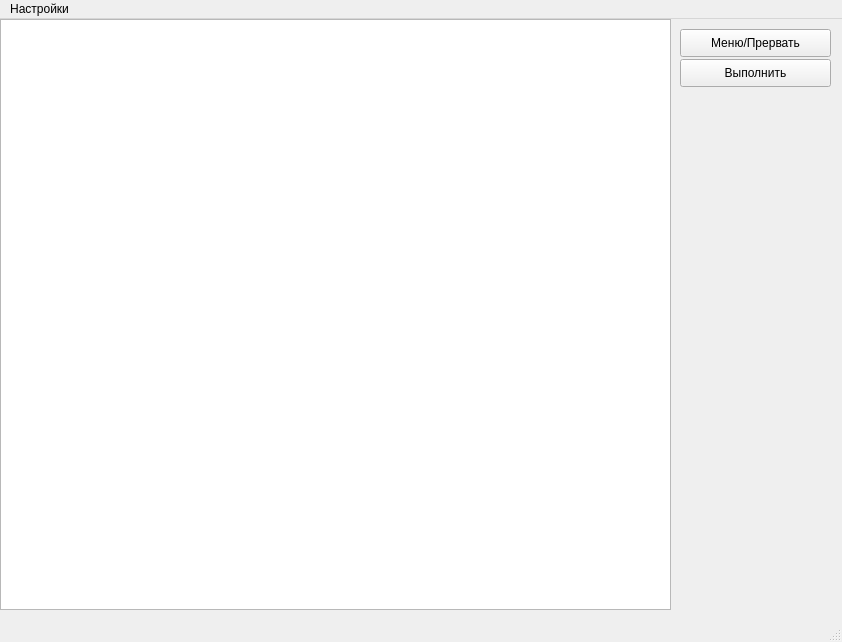
<?xml version="1.0" encoding="UTF-8"?>
<ui version="4.0">
 <class>CMainForm</class>
 <widget class="QMainWindow" name="CMainForm">
  <property name="geometry">
   <rect>
    <x>0</x>
    <y>0</y>
    <width>842</width>
    <height>642</height>
   </rect>
  </property>
  <property name="windowTitle">
   <string>V10Win</string>
  </property>
  <widget class="QWidget" name="centralwidget">
   <widget class="QTextEdit" name="textEdit">
    <property name="geometry">
     <rect>
      <x>0</x>
      <y>0</y>
      <width>671</width>
      <height>591</height>
     </rect>
    </property>
   </widget>
   <widget class="QPushButton" name="pushButton">
    <property name="geometry">
     <rect>
      <x>680</x>
      <y>10</y>
      <width>151</width>
      <height>28</height>
     </rect>
    </property>
    <property name="text">
     <string>Меню/Прервать</string>
    </property>
   </widget>
   <widget class="QWidget" name="gridLayoutWidget">
    <property name="geometry">
     <rect>
      <x>680</x>
      <y>80</y>
      <width>151</width>
      <height>511</height>
     </rect>
    </property>
    <layout class="QGridLayout" name="gridLayout"/>
   </widget>
   <widget class="QPushButton" name="pushButton_2">
    <property name="geometry">
     <rect>
      <x>680</x>
      <y>40</y>
      <width>151</width>
      <height>28</height>
     </rect>
    </property>
    <property name="text">
     <string>Выполнить</string>
    </property>
   </widget>
  </widget>
  <widget class="QMenuBar" name="menubar">
   <property name="geometry">
    <rect>
     <x>0</x>
     <y>0</y>
     <width>842</width>
     <height>28</height>
    </rect>
   </property>
   <widget class="QMenu" name="menu">
    <property name="title">
     <string>Настройки</string>
    </property>
    <addaction name="action"/>
   </widget>
   <addaction name="menu"/>
  </widget>
  <widget class="QStatusBar" name="statusbar"/>
  <action name="action">
   <property name="text">
    <string>Настройки COM порта</string>
   </property>
  </action>
 </widget>
 <resources/>
 <connections>
  <connection>
   <sender>action</sender>
   <signal>activated()</signal>
   <receiver>CMainForm</receiver>
   <slot>handleAction()</slot>
   <hints>
    <hint type="sourcelabel">
     <x>-1</x>
     <y>-1</y>
    </hint>
    <hint type="destinationlabel">
     <x>420</x>
     <y>320</y>
    </hint>
   </hints>
  </connection>
  <connection>
   <sender>pushButton</sender>
   <signal>clicked()</signal>
   <receiver>CMainForm</receiver>
   <slot>handlePushButton()</slot>
   <hints>
    <hint type="sourcelabel">
     <x>755</x>
     <y>51</y>
    </hint>
    <hint type="destinationlabel">
     <x>420</x>
     <y>320</y>
    </hint>
   </hints>
  </connection>
  <connection>
   <sender>pushButton_2</sender>
   <signal>clicked()</signal>
   <receiver>CMainForm</receiver>
   <slot>handlePushButton_2()</slot>
   <hints>
    <hint type="sourcelabel">
     <x>755</x>
     <y>81</y>
    </hint>
    <hint type="destinationlabel">
     <x>420</x>
     <y>320</y>
    </hint>
   </hints>
  </connection>
 </connections>
 <slots>
  <slot>handleAction()</slot>
  <slot>handlePushButton()</slot>
  <slot>handlePushButton_2()</slot>
 </slots>
</ui>
